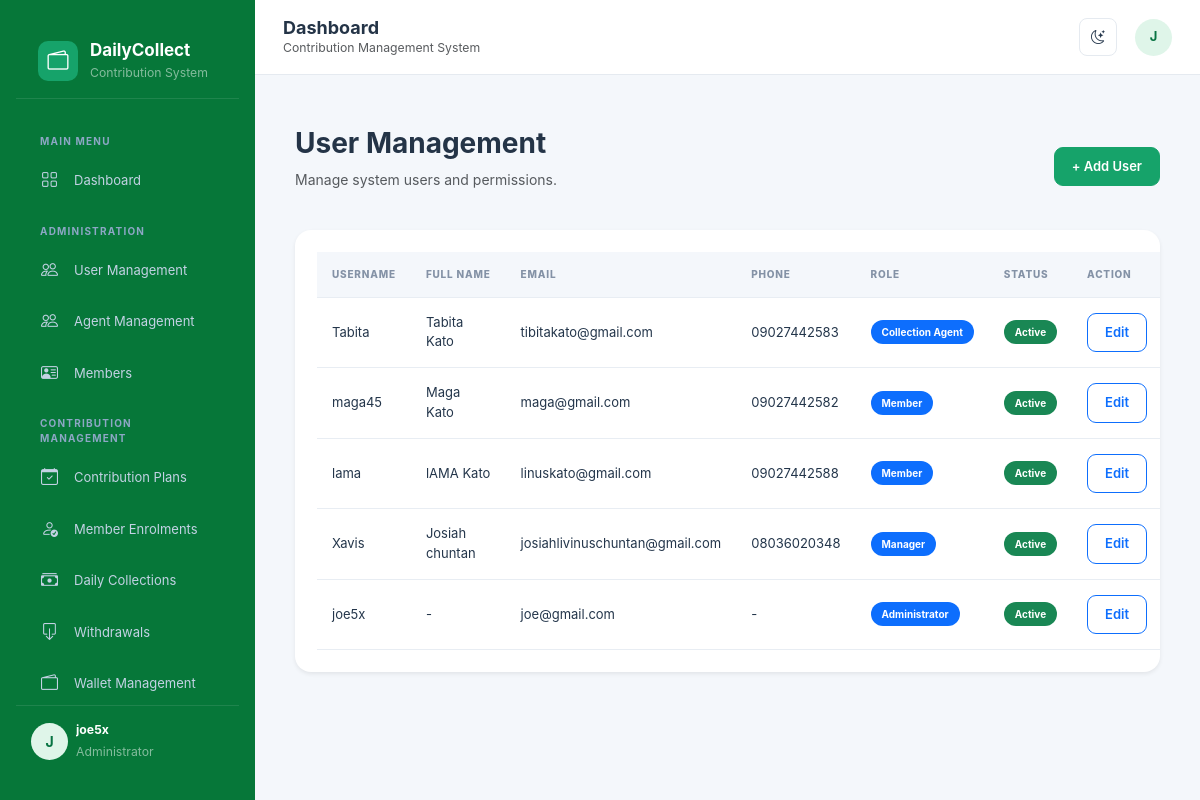
The app's page /accounts/users/ (signed in), older data.
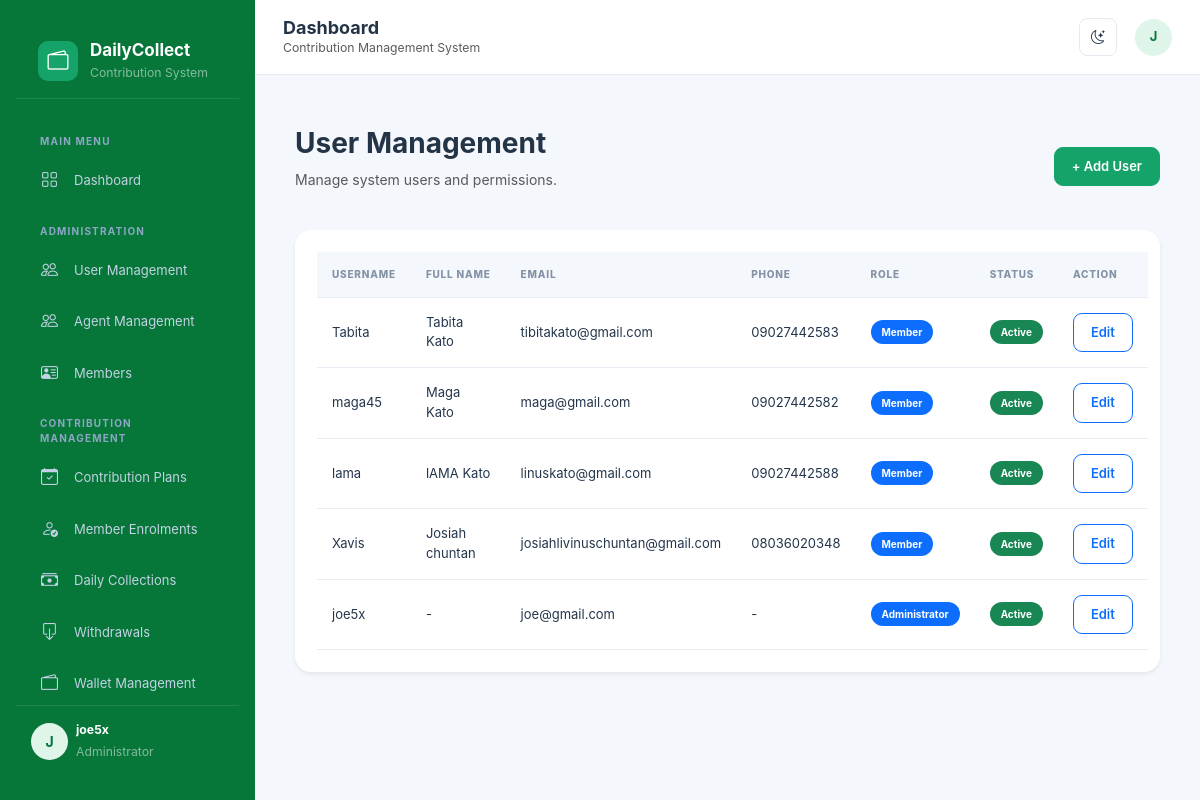
The same page, newer data.
### accounts/models.py (models this page shows, shortened)
class User(AbstractUser):
    class Role(models.TextChoices):
        ADMIN = 'ADMIN', 'Administrator'
        MANAGER = 'MANAGER', 'Manager'
        SUPERVISOR = 'SUPERVISOR', 'Supervisor'
        AGENT = 'AGENT', 'Collection Agent'
        ACCOUNTANT = 'ACCOUNTANT', 'Accountant'
        MEMBER = 'MEMBER', 'Member'
    email = models.EmailField(unique=True)
    phone = models.CharField(max_length=20, blank=True)
    role = models.CharField(
        max_length=20,
        choices=Role.choices,
        default=Role.MEMBER
    )
    is_active = models.BooleanField(default=True)
    must_change_password = models.BooleanField(default=False)
    created_at = models.DateTimeField(auto_now_add=True)
    updated_at = models.DateTimeField(auto_now=True)

### accounts/views.py (the view)
# urls.py: path("users/", views.user_list, name="user_list"),
@role_required('ADMIN', 'MANAGER')
def user_list(request):
    users = User.objects.all().order_by('-date_joined')
    return render(request, 'accounts/user_list.html', {
        'users': users,
    })

### templates/accounts/user_list.html
{% extends 'base.html' %}
{% block content %}
<div class="container-fluid py-4">
    <div class="d-flex justify-content-between align-items-center mb-4">
        <div>
            <h3>User Management</h3>
            <p class="text-muted">Manage system users and permissions.</p>
        </div>
        <a href="{% url 'accounts:user_create' %}"
           class="btn btn-success">
            + Add User
        </a>
    </div>
    <div class="card border-0 shadow-sm">
        <div class="card-body table-responsive">
            <table class="table table-hover align-middle">
                <thead class="table-light">
                    <tr>
                        <th>Username</th>
                        <th>Full Name</th>
                        <th>Email</th>
                        <th>Phone</th>
                        <th>Role</th>
                        <th>Status</th>
                        <th>Action</th>
                    </tr>
                </thead>
                <tbody>
                    {% for user in users %}
                    <tr>
                        <td>{{ user.username }}</td>
                        <td>{{ user.get_full_name|default:"-" }}</td>
                        <td>{{ user.email }}</td>
                        <td>{{ user.phone|default:"-" }}</td>
                        <td>
                            <span class="badge bg-primary">
                                {{ user.get_role_display }}
                            </span>
                        </td>
                        <td>
                            {% if user.is_active %}
                                <span class="badge bg-success">Active</span>
                            {% else %}
                                <span class="badge bg-danger">Inactive</span>
                            {% endif %}
                        </td>
                        <td>
                            <a href="{% url 'accounts:user_update' user.pk %}"
                               class="btn btn-sm btn-outline-primary">
                                Edit
                            </a>
                        </td>
                    </tr>
                    {% empty %}
                    <tr>
                        <td colspan="7" class="text-center py-4">
                            No users found.
                        </td>
                    </tr>
                    {% endfor %}
                </tbody>
            </table>
        </div>
    </div>
</div>
{% endblock %}

Row changes from the older to the newer data that the page shows:
changed User "Tabita": role "Collection Agent" → "Member"
changed User "Xavis": role "Manager" → "Member"
